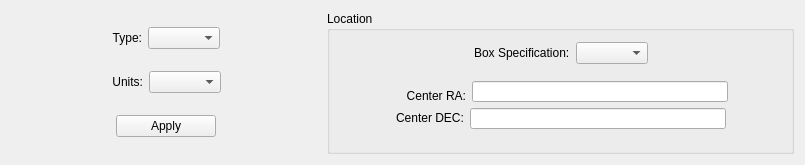
<?xml version="1.0" encoding="UTF-8"?>
<ui version="4.0">
 <class>SpectralPositioningWidgetClass</class>
 <widget class="QWidget" name="SpectralPositioningWidgetClass">
  <property name="geometry">
   <rect>
    <x>0</x>
    <y>0</y>
    <width>805</width>
    <height>156</height>
   </rect>
  </property>
  <property name="sizePolicy">
   <sizepolicy hsizetype="MinimumExpanding" vsizetype="Preferred">
    <horstretch>0</horstretch>
    <verstretch>0</verstretch>
   </sizepolicy>
  </property>
  <property name="minimumSize">
   <size>
    <width>747</width>
    <height>0</height>
   </size>
  </property>
  <property name="windowTitle">
   <string>SpectralPositioningWidget</string>
  </property>
  <layout class="QHBoxLayout" name="horizontalLayout" stretch="1,0">
   <item>
    <layout class="QVBoxLayout" name="verticalLayout_4">
     <item>
      <layout class="QHBoxLayout" name="horizontalLayout_18">
       <item>
        <spacer name="horizontalSpacer_17">
         <property name="orientation">
          <enum>Qt::Horizontal</enum>
         </property>
         <property name="sizeHint" stdset="0">
          <size>
           <width>40</width>
           <height>20</height>
          </size>
         </property>
        </spacer>
       </item>
       <item>
        <widget class="QLabel" name="methodLabel">
         <property name="text">
          <string>&lt;font color='black'&gt;Type:&lt;/font&gt;</string>
         </property>
         <property name="alignment">
          <set>Qt::AlignRight|Qt::AlignTrailing|Qt::AlignVCenter</set>
         </property>
        </widget>
       </item>
       <item>
        <widget class="QComboBox" name="positionTypeComboBox">
         <property name="toolTip">
          <string/>
         </property>
        </widget>
       </item>
       <item>
        <spacer name="horizontalSpacer_18">
         <property name="orientation">
          <enum>Qt::Horizontal</enum>
         </property>
         <property name="sizeHint" stdset="0">
          <size>
           <width>40</width>
           <height>20</height>
          </size>
         </property>
        </spacer>
       </item>
      </layout>
     </item>
     <item>
      <layout class="QHBoxLayout" name="horizontalLayout_10">
       <item>
        <spacer name="horizontalSpacer_16">
         <property name="orientation">
          <enum>Qt::Horizontal</enum>
         </property>
         <property name="sizeHint" stdset="0">
          <size>
           <width>40</width>
           <height>20</height>
          </size>
         </property>
        </spacer>
       </item>
       <item>
        <widget class="QLabel" name="unitLabel">
         <property name="text">
          <string>&lt;font color='black'&gt;Units:&lt;/font&gt;</string>
         </property>
         <property name="alignment">
          <set>Qt::AlignRight|Qt::AlignTrailing|Qt::AlignVCenter</set>
         </property>
        </widget>
       </item>
       <item>
        <widget class="QComboBox" name="unitComboBox">
         <property name="toolTip">
          <string>Use world or pixel coordinates to specify the position.</string>
         </property>
        </widget>
       </item>
       <item>
        <spacer name="horizontalSpacer">
         <property name="orientation">
          <enum>Qt::Horizontal</enum>
         </property>
         <property name="sizeHint" stdset="0">
          <size>
           <width>40</width>
           <height>20</height>
          </size>
         </property>
        </spacer>
       </item>
      </layout>
     </item>
     <item>
      <layout class="QHBoxLayout" name="horizontalLayout_19">
       <item>
        <spacer name="horizontalSpacer_4">
         <property name="orientation">
          <enum>Qt::Horizontal</enum>
         </property>
         <property name="sizeType">
          <enum>QSizePolicy::Fixed</enum>
         </property>
         <property name="sizeHint" stdset="0">
          <size>
           <width>10</width>
           <height>20</height>
          </size>
         </property>
        </spacer>
       </item>
       <item>
        <widget class="QPushButton" name="applyPositionButton">
         <property name="sizePolicy">
          <sizepolicy hsizetype="Preferred" vsizetype="Fixed">
           <horstretch>0</horstretch>
           <verstretch>0</verstretch>
          </sizepolicy>
         </property>
         <property name="maximumSize">
          <size>
           <width>100</width>
           <height>16777215</height>
          </size>
         </property>
         <property name="toolTip">
          <string>Sets the position of the spectrum to the coordinates specified.</string>
         </property>
         <property name="text">
          <string>Apply</string>
         </property>
        </widget>
       </item>
       <item>
        <spacer name="horizontalSpacer_5">
         <property name="orientation">
          <enum>Qt::Horizontal</enum>
         </property>
         <property name="sizeType">
          <enum>QSizePolicy::Fixed</enum>
         </property>
         <property name="sizeHint" stdset="0">
          <size>
           <width>10</width>
           <height>20</height>
          </size>
         </property>
        </spacer>
       </item>
      </layout>
     </item>
    </layout>
   </item>
   <item>
    <widget class="QGroupBox" name="groupBox">
     <property name="sizePolicy">
      <sizepolicy hsizetype="Preferred" vsizetype="Preferred">
       <horstretch>0</horstretch>
       <verstretch>0</verstretch>
      </sizepolicy>
     </property>
     <property name="title">
      <string>Location</string>
     </property>
     <layout class="QVBoxLayout" name="verticalLayout_5">
      <item>
       <layout class="QHBoxLayout" name="horizontalLayout_9" stretch="0,0,0">
        <property name="spacing">
         <number>-1</number>
        </property>
        <item>
         <spacer name="horizontalSpacer_2">
          <property name="orientation">
           <enum>Qt::Horizontal</enum>
          </property>
          <property name="sizeHint" stdset="0">
           <size>
            <width>40</width>
            <height>20</height>
           </size>
          </property>
         </spacer>
        </item>
        <item>
         <layout class="QHBoxLayout" name="horizontalLayout_8">
          <item>
           <widget class="QLabel" name="boxSpecLabel">
            <property name="sizePolicy">
             <sizepolicy hsizetype="Preferred" vsizetype="Fixed">
              <horstretch>0</horstretch>
              <verstretch>0</verstretch>
             </sizepolicy>
            </property>
            <property name="text">
             <string>&lt;!DOCTYPE HTML PUBLIC &quot;-//W3C//DTD HTML 4.0//EN&quot; &quot;http://www.w3.org/TR/REC-html40/strict.dtd&quot;&gt;
&lt;html&gt;&lt;head&gt;&lt;meta name=&quot;qrichtext&quot; content=&quot;1&quot; /&gt;&lt;style type=&quot;text/css&quot;&gt;
p, li { white-space: pre-wrap; }
&lt;/style&gt;&lt;/head&gt;&lt;body style=&quot; font-family:'Sans Serif'; font-size:9pt; font-weight:400; font-style:normal;&quot;&gt;
&lt;table style=&quot;-qt-table-type: root; margin-top:4px; margin-bottom:4px; margin-left:4px; margin-right:4px;&quot;&gt;
&lt;tr&gt;
&lt;td style=&quot;border: none;&quot;&gt;
&lt;p style=&quot; margin-top:0px; margin-bottom:0px; margin-left:0px; margin-right:0px; -qt-block-indent:0; text-indent:0px;&quot;&gt;&lt;span style=&quot; color:#000000;&quot;&gt;Box Specification:&lt;/span&gt;&lt;/p&gt;&lt;/td&gt;&lt;/tr&gt;&lt;/table&gt;&lt;/body&gt;&lt;/html&gt;</string>
            </property>
            <property name="alignment">
             <set>Qt::AlignRight|Qt::AlignTrailing|Qt::AlignVCenter</set>
            </property>
           </widget>
          </item>
          <item>
           <widget class="QComboBox" name="boxSpecCombo">
            <property name="toolTip">
             <string>Choose a method for specifying a rectangular region.</string>
            </property>
           </widget>
          </item>
         </layout>
        </item>
        <item>
         <spacer name="horizontalSpacer_3">
          <property name="orientation">
           <enum>Qt::Horizontal</enum>
          </property>
          <property name="sizeHint" stdset="0">
           <size>
            <width>40</width>
            <height>20</height>
           </size>
          </property>
         </spacer>
        </item>
       </layout>
      </item>
      <item>
       <widget class="QStackedWidget" name="stackedWidget">
        <property name="sizePolicy">
         <sizepolicy hsizetype="Preferred" vsizetype="MinimumExpanding">
          <horstretch>0</horstretch>
          <verstretch>0</verstretch>
         </sizepolicy>
        </property>
        <property name="minimumSize">
         <size>
          <width>0</width>
          <height>70</height>
         </size>
        </property>
        <property name="currentIndex">
         <number>1</number>
        </property>
        <widget class="QWidget" name="page">
         <layout class="QVBoxLayout" name="verticalLayout_6">
          <item>
           <layout class="QHBoxLayout" name="horizontalLayout_11">
            <item>
             <spacer name="horizontalSpacer_8">
              <property name="orientation">
               <enum>Qt::Horizontal</enum>
              </property>
              <property name="sizeHint" stdset="0">
               <size>
                <width>40</width>
                <height>20</height>
               </size>
              </property>
             </spacer>
            </item>
            <item>
             <widget class="QLabel" name="label">
              <property name="text">
               <string>&lt;!DOCTYPE HTML PUBLIC &quot;-//W3C//DTD HTML 4.0//EN&quot; &quot;http://www.w3.org/TR/REC-html40/strict.dtd&quot;&gt;
&lt;html&gt;&lt;head&gt;&lt;meta name=&quot;qrichtext&quot; content=&quot;1&quot; /&gt;&lt;style type=&quot;text/css&quot;&gt;
p, li { white-space: pre-wrap; }
&lt;/style&gt;&lt;/head&gt;&lt;body style=&quot; font-family:'Sans Serif'; font-size:9pt; font-weight:400; font-style:normal;&quot;&gt;
&lt;table style=&quot;-qt-table-type: root; margin-top:4px; margin-bottom:4px; margin-left:4px; margin-right:4px;&quot;&gt;
&lt;tr&gt;
&lt;td style=&quot;border: none;&quot;&gt;
&lt;p style=&quot; margin-top:0px; margin-bottom:0px; margin-left:0px; margin-right:0px; -qt-block-indent:0; text-indent:0px;&quot;&gt;&lt;span style=&quot; color:#000000;&quot;&gt;Center X:&lt;/span&gt;&lt;/p&gt;&lt;/td&gt;&lt;/tr&gt;&lt;/table&gt;&lt;/body&gt;&lt;/html&gt;</string>
              </property>
             </widget>
            </item>
            <item>
             <widget class="QLineEdit" name="pointXLineEdit">
              <property name="toolTip">
               <string>x-Coordinate in Pixels</string>
              </property>
             </widget>
            </item>
            <item>
             <spacer name="horizontalSpacer_9">
              <property name="orientation">
               <enum>Qt::Horizontal</enum>
              </property>
              <property name="sizeHint" stdset="0">
               <size>
                <width>40</width>
                <height>20</height>
               </size>
              </property>
             </spacer>
            </item>
           </layout>
          </item>
          <item>
           <layout class="QHBoxLayout" name="horizontalLayout_22">
            <item>
             <spacer name="horizontalSpacer_10">
              <property name="orientation">
               <enum>Qt::Horizontal</enum>
              </property>
              <property name="sizeHint" stdset="0">
               <size>
                <width>40</width>
                <height>20</height>
               </size>
              </property>
             </spacer>
            </item>
            <item>
             <widget class="QLabel" name="label_2">
              <property name="text">
               <string>&lt;font color='black'&gt;Center Y:&lt;/font&gt;</string>
              </property>
             </widget>
            </item>
            <item>
             <widget class="QLineEdit" name="pointYLineEdit">
              <property name="toolTip">
               <string>y-Coordinate in Pixels</string>
              </property>
             </widget>
            </item>
            <item>
             <spacer name="horizontalSpacer_11">
              <property name="orientation">
               <enum>Qt::Horizontal</enum>
              </property>
              <property name="sizeHint" stdset="0">
               <size>
                <width>40</width>
                <height>20</height>
               </size>
              </property>
             </spacer>
            </item>
           </layout>
          </item>
         </layout>
        </widget>
        <widget class="QWidget" name="page_3">
         <layout class="QVBoxLayout" name="verticalLayout_7">
          <item>
           <layout class="QHBoxLayout" name="horizontalLayout_21">
            <item>
             <spacer name="horizontalSpacer_12">
              <property name="orientation">
               <enum>Qt::Horizontal</enum>
              </property>
              <property name="sizeHint" stdset="0">
               <size>
                <width>40</width>
                <height>20</height>
               </size>
              </property>
             </spacer>
            </item>
            <item>
             <layout class="QHBoxLayout" name="horizontalLayout_12">
              <item>
               <widget class="QLabel" name="label_3">
                <property name="minimumSize">
                 <size>
                  <width>72</width>
                  <height>30</height>
                 </size>
                </property>
                <property name="text">
                 <string>&lt;font color='black'&gt;Center RA:&lt;/font&gt;</string>
                </property>
                <property name="alignment">
                 <set>Qt::AlignRight|Qt::AlignTrailing|Qt::AlignVCenter</set>
                </property>
               </widget>
              </item>
              <item>
               <widget class="QLineEdit" name="pointRALineEdit">
                <property name="minimumSize">
                 <size>
                  <width>256</width>
                  <height>0</height>
                 </size>
                </property>
                <property name="toolTip">
                 <string>Right Ascension Seconds</string>
                </property>
               </widget>
              </item>
             </layout>
            </item>
            <item>
             <spacer name="horizontalSpacer_13">
              <property name="orientation">
               <enum>Qt::Horizontal</enum>
              </property>
              <property name="sizeHint" stdset="0">
               <size>
                <width>40</width>
                <height>20</height>
               </size>
              </property>
             </spacer>
            </item>
           </layout>
          </item>
          <item>
           <layout class="QHBoxLayout" name="horizontalLayout_23">
            <item>
             <spacer name="horizontalSpacer_14">
              <property name="orientation">
               <enum>Qt::Horizontal</enum>
              </property>
              <property name="sizeHint" stdset="0">
               <size>
                <width>40</width>
                <height>20</height>
               </size>
              </property>
             </spacer>
            </item>
            <item>
             <layout class="QHBoxLayout" name="horizontalLayout_13">
              <item>
               <widget class="QLabel" name="label_4">
                <property name="text">
                 <string>&lt;font color='Black'&gt;Center DEC:&lt;/font&gt;</string>
                </property>
               </widget>
              </item>
              <item>
               <widget class="QLineEdit" name="pointDECLineEdit">
                <property name="minimumSize">
                 <size>
                  <width>256</width>
                  <height>0</height>
                 </size>
                </property>
                <property name="toolTip">
                 <string>Right Ascension Seconds</string>
                </property>
               </widget>
              </item>
             </layout>
            </item>
            <item>
             <spacer name="horizontalSpacer_15">
              <property name="orientation">
               <enum>Qt::Horizontal</enum>
              </property>
              <property name="sizeHint" stdset="0">
               <size>
                <width>40</width>
                <height>20</height>
               </size>
              </property>
             </spacer>
            </item>
           </layout>
          </item>
         </layout>
        </widget>
        <widget class="QWidget" name="page_4">
         <layout class="QVBoxLayout" name="verticalLayout">
          <item>
           <layout class="QHBoxLayout" name="horizontalLayout_20">
            <item>
             <spacer name="horizontalSpacer_6">
              <property name="orientation">
               <enum>Qt::Horizontal</enum>
              </property>
              <property name="sizeHint" stdset="0">
               <size>
                <width>40</width>
                <height>20</height>
               </size>
              </property>
             </spacer>
            </item>
            <item>
             <layout class="QGridLayout" name="gridLayout_3">
              <property name="verticalSpacing">
               <number>1</number>
              </property>
              <item row="0" column="0">
               <layout class="QHBoxLayout" name="horizontalLayout_14">
                <item>
                 <widget class="QLabel" name="pixX1Label">
                  <property name="text">
                   <string>&lt;!DOCTYPE HTML PUBLIC &quot;-//W3C//DTD HTML 4.0//EN&quot; &quot;http://www.w3.org/TR/REC-html40/strict.dtd&quot;&gt;
&lt;html&gt;&lt;head&gt;&lt;meta name=&quot;qrichtext&quot; content=&quot;1&quot; /&gt;&lt;style type=&quot;text/css&quot;&gt;
p, li { white-space: pre-wrap; }
&lt;/style&gt;&lt;/head&gt;&lt;body style=&quot; font-family:'Sans Serif'; font-size:9pt; font-weight:400; font-style:normal;&quot;&gt;
&lt;table border=&quot;0&quot; style=&quot;-qt-table-type: root; margin-top:4px; margin-bottom:4px; margin-left:4px; margin-right:4px;&quot;&gt;
&lt;tr&gt;
&lt;td style=&quot;border: none;&quot;&gt;
&lt;p style=&quot; margin-top:0px; margin-bottom:0px; margin-left:0px; margin-right:0px; -qt-block-indent:0; text-indent:0px;&quot;&gt;&lt;span style=&quot; color:#000000;&quot;&gt;BLC X:&lt;/span&gt;&lt;/p&gt;&lt;/td&gt;&lt;/tr&gt;&lt;/table&gt;&lt;/body&gt;&lt;/html&gt;</string>
                  </property>
                  <property name="alignment">
                   <set>Qt::AlignRight|Qt::AlignTrailing|Qt::AlignVCenter</set>
                  </property>
                 </widget>
                </item>
                <item>
                 <widget class="QLineEdit" name="boxPixBLCXLineEdit">
                  <property name="sizePolicy">
                   <sizepolicy hsizetype="Preferred" vsizetype="Fixed">
                    <horstretch>128</horstretch>
                    <verstretch>21</verstretch>
                   </sizepolicy>
                  </property>
                  <property name="minimumSize">
                   <size>
                    <width>128</width>
                    <height>21</height>
                   </size>
                  </property>
                  <property name="baseSize">
                   <size>
                    <width>128</width>
                    <height>21</height>
                   </size>
                  </property>
                  <property name="toolTip">
                   <string>x-Coordinate in Pixels</string>
                  </property>
                 </widget>
                </item>
               </layout>
              </item>
              <item row="0" column="1">
               <layout class="QHBoxLayout" name="horizontalLayout_16">
                <item>
                 <widget class="QLabel" name="pixX2Label">
                  <property name="minimumSize">
                   <size>
                    <width>45</width>
                    <height>0</height>
                   </size>
                  </property>
                  <property name="maximumSize">
                   <size>
                    <width>45</width>
                    <height>16777215</height>
                   </size>
                  </property>
                  <property name="text">
                   <string>&lt;font color='black'&gt;TRC X:&lt;/font&gt;</string>
                  </property>
                  <property name="alignment">
                   <set>Qt::AlignRight|Qt::AlignTrailing|Qt::AlignVCenter</set>
                  </property>
                 </widget>
                </item>
                <item>
                 <widget class="QLineEdit" name="boxPixTRCXLineEdit">
                  <property name="sizePolicy">
                   <sizepolicy hsizetype="Preferred" vsizetype="Fixed">
                    <horstretch>128</horstretch>
                    <verstretch>21</verstretch>
                   </sizepolicy>
                  </property>
                  <property name="toolTip">
                   <string>x-Coordinate in Pixels</string>
                  </property>
                 </widget>
                </item>
               </layout>
              </item>
              <item row="1" column="0">
               <layout class="QHBoxLayout" name="horizontalLayout_15">
                <item>
                 <widget class="QLabel" name="pixY1Label">
                  <property name="minimumSize">
                   <size>
                    <width>38</width>
                    <height>32</height>
                   </size>
                  </property>
                  <property name="text">
                   <string>&lt;!DOCTYPE HTML PUBLIC &quot;-//W3C//DTD HTML 4.0//EN&quot; &quot;http://www.w3.org/TR/REC-html40/strict.dtd&quot;&gt;
&lt;html&gt;&lt;head&gt;&lt;meta name=&quot;qrichtext&quot; content=&quot;1&quot; /&gt;&lt;style type=&quot;text/css&quot;&gt;
p, li { white-space: pre-wrap; }
&lt;/style&gt;&lt;/head&gt;&lt;body style=&quot; font-family:'Sans Serif'; font-size:9pt; font-weight:400; font-style:normal;&quot;&gt;
&lt;table style=&quot;-qt-table-type: root; margin-top:4px; margin-bottom:4px; margin-left:4px; margin-right:4px;&quot;&gt;
&lt;tr&gt;
&lt;td style=&quot;border: none;&quot;&gt;
&lt;p style=&quot; margin-top:0px; margin-bottom:0px; margin-left:0px; margin-right:0px; -qt-block-indent:0; text-indent:0px;&quot;&gt;&lt;span style=&quot; color:#000000;&quot;&gt;BLC Y:&lt;/span&gt;&lt;/p&gt;&lt;/td&gt;&lt;/tr&gt;&lt;/table&gt;&lt;/body&gt;&lt;/html&gt;</string>
                  </property>
                  <property name="alignment">
                   <set>Qt::AlignRight|Qt::AlignTrailing|Qt::AlignVCenter</set>
                  </property>
                 </widget>
                </item>
                <item>
                 <widget class="QLineEdit" name="boxPixBLCYLineEdit">
                  <property name="sizePolicy">
                   <sizepolicy hsizetype="Preferred" vsizetype="Fixed">
                    <horstretch>128</horstretch>
                    <verstretch>21</verstretch>
                   </sizepolicy>
                  </property>
                  <property name="maximumSize">
                   <size>
                    <width>128</width>
                    <height>21</height>
                   </size>
                  </property>
                  <property name="toolTip">
                   <string>y-Coordinate in Pixels</string>
                  </property>
                 </widget>
                </item>
               </layout>
              </item>
              <item row="1" column="1">
               <layout class="QHBoxLayout" name="horizontalLayout_17">
                <item>
                 <widget class="QLabel" name="pixY2Label">
                  <property name="minimumSize">
                   <size>
                    <width>45</width>
                    <height>34</height>
                   </size>
                  </property>
                  <property name="maximumSize">
                   <size>
                    <width>45</width>
                    <height>33</height>
                   </size>
                  </property>
                  <property name="text">
                   <string>&lt;font color='black'&gt;TRC Y:&lt;/font&gt;</string>
                  </property>
                  <property name="alignment">
                   <set>Qt::AlignRight|Qt::AlignTrailing|Qt::AlignVCenter</set>
                  </property>
                 </widget>
                </item>
                <item>
                 <widget class="QLineEdit" name="boxPixTRCYLineEdit">
                  <property name="sizePolicy">
                   <sizepolicy hsizetype="Preferred" vsizetype="Fixed">
                    <horstretch>128</horstretch>
                    <verstretch>21</verstretch>
                   </sizepolicy>
                  </property>
                  <property name="maximumSize">
                   <size>
                    <width>128</width>
                    <height>21</height>
                   </size>
                  </property>
                  <property name="toolTip">
                   <string>y-Coordinate in Pixels</string>
                  </property>
                 </widget>
                </item>
               </layout>
              </item>
             </layout>
            </item>
            <item>
             <spacer name="horizontalSpacer_7">
              <property name="orientation">
               <enum>Qt::Horizontal</enum>
              </property>
              <property name="sizeHint" stdset="0">
               <size>
                <width>40</width>
                <height>20</height>
               </size>
              </property>
             </spacer>
            </item>
           </layout>
          </item>
         </layout>
        </widget>
        <widget class="QWidget" name="page_2">
         <layout class="QHBoxLayout" name="horizontalLayout_4">
          <item>
           <layout class="QGridLayout" name="gridLayout">
            <item row="0" column="0">
             <layout class="QHBoxLayout" name="horizontalLayout_3">
              <item>
               <widget class="QLabel" name="ra1Label">
                <property name="minimumSize">
                 <size>
                  <width>53</width>
                  <height>21</height>
                 </size>
                </property>
                <property name="maximumSize">
                 <size>
                  <width>60</width>
                  <height>32</height>
                 </size>
                </property>
                <property name="text">
                 <string>&lt;!DOCTYPE HTML PUBLIC &quot;-//W3C//DTD HTML 4.0//EN&quot; &quot;http://www.w3.org/TR/REC-html40/strict.dtd&quot;&gt;
&lt;html&gt;&lt;head&gt;&lt;meta name=&quot;qrichtext&quot; content=&quot;1&quot; /&gt;&lt;style type=&quot;text/css&quot;&gt;
p, li { white-space: pre-wrap; }
&lt;/style&gt;&lt;/head&gt;&lt;body style=&quot; font-family:'Sans Serif'; font-size:9pt; font-weight:400; font-style:normal;&quot;&gt;
&lt;table border=&quot;0&quot; style=&quot;-qt-table-type: root; margin-top:4px; margin-bottom:4px; margin-left:4px; margin-right:4px;&quot;&gt;
&lt;tr&gt;
&lt;td style=&quot;border: none;&quot;&gt;
&lt;p style=&quot; margin-top:0px; margin-bottom:0px; margin-left:0px; margin-right:0px; -qt-block-indent:0; text-indent:0px;&quot;&gt;&lt;span style=&quot; color:#000000;&quot;&gt;TLC RA:&lt;/span&gt;&lt;/p&gt;&lt;/td&gt;&lt;/tr&gt;&lt;/table&gt;&lt;/body&gt;&lt;/html&gt;</string>
                </property>
                <property name="alignment">
                 <set>Qt::AlignRight|Qt::AlignTrailing|Qt::AlignVCenter</set>
                </property>
               </widget>
              </item>
              <item>
               <widget class="QLineEdit" name="blcxLineEdit"/>
              </item>
             </layout>
            </item>
            <item row="0" column="1">
             <layout class="QHBoxLayout" name="horizontalLayout_2">
              <item>
               <widget class="QLabel" name="ra2Label">
                <property name="sizePolicy">
                 <sizepolicy hsizetype="Preferred" vsizetype="Preferred">
                  <horstretch>53</horstretch>
                  <verstretch>32</verstretch>
                 </sizepolicy>
                </property>
                <property name="minimumSize">
                 <size>
                  <width>60</width>
                  <height>32</height>
                 </size>
                </property>
                <property name="maximumSize">
                 <size>
                  <width>60</width>
                  <height>32</height>
                 </size>
                </property>
                <property name="text">
                 <string>&lt;!DOCTYPE HTML PUBLIC &quot;-//W3C//DTD HTML 4.0//EN&quot; &quot;http://www.w3.org/TR/REC-html40/strict.dtd&quot;&gt;
&lt;html&gt;&lt;head&gt;&lt;meta name=&quot;qrichtext&quot; content=&quot;1&quot; /&gt;&lt;style type=&quot;text/css&quot;&gt;
p, li { white-space: pre-wrap; }
&lt;/style&gt;&lt;/head&gt;&lt;body style=&quot; font-family:'Sans Serif'; font-size:9pt; font-weight:400; font-style:normal;&quot;&gt;
&lt;table border=&quot;0&quot; style=&quot;-qt-table-type: root; margin-top:4px; margin-bottom:4px; margin-left:4px; margin-right:4px;&quot;&gt;
&lt;tr&gt;
&lt;td style=&quot;border: none;&quot;&gt;
&lt;p style=&quot; margin-top:0px; margin-bottom:0px; margin-left:0px; margin-right:0px; -qt-block-indent:0; text-indent:0px;&quot;&gt;&lt;span style=&quot; color:#000000;&quot;&gt;Length:&lt;/span&gt;&lt;/p&gt;&lt;/td&gt;&lt;/tr&gt;&lt;/table&gt;&lt;/body&gt;&lt;/html&gt;</string>
                </property>
                <property name="alignment">
                 <set>Qt::AlignRight|Qt::AlignTrailing|Qt::AlignVCenter</set>
                </property>
               </widget>
              </item>
              <item>
               <widget class="QLineEdit" name="trcxLineEdit"/>
              </item>
             </layout>
            </item>
            <item row="1" column="0">
             <layout class="QHBoxLayout" name="horizontalLayout_7">
              <item>
               <widget class="QLabel" name="dec1Label">
                <property name="maximumSize">
                 <size>
                  <width>60</width>
                  <height>32</height>
                 </size>
                </property>
                <property name="text">
                 <string>&lt;!DOCTYPE HTML PUBLIC &quot;-//W3C//DTD HTML 4.0//EN&quot; &quot;http://www.w3.org/TR/REC-html40/strict.dtd&quot;&gt;
&lt;html&gt;&lt;head&gt;&lt;meta name=&quot;qrichtext&quot; content=&quot;1&quot; /&gt;&lt;style type=&quot;text/css&quot;&gt;
p, li { white-space: pre-wrap; }
&lt;/style&gt;&lt;/head&gt;&lt;body style=&quot; font-family:'Sans Serif'; font-size:9pt; font-weight:400; font-style:normal;&quot;&gt;
&lt;table border=&quot;0&quot; style=&quot;-qt-table-type: root; margin-top:4px; margin-bottom:4px; margin-left:4px; margin-right:4px;&quot;&gt;
&lt;tr&gt;
&lt;td style=&quot;border: none;&quot;&gt;
&lt;p style=&quot; margin-top:0px; margin-bottom:0px; margin-left:0px; margin-right:0px; -qt-block-indent:0; text-indent:0px;&quot;&gt;&lt;span style=&quot; color:#000000;&quot;&gt;TLC DEC:&lt;/span&gt;&lt;/p&gt;&lt;/td&gt;&lt;/tr&gt;&lt;/table&gt;&lt;/body&gt;&lt;/html&gt;</string>
                </property>
                <property name="alignment">
                 <set>Qt::AlignRight|Qt::AlignTrailing|Qt::AlignVCenter</set>
                </property>
               </widget>
              </item>
              <item>
               <widget class="QLineEdit" name="blcyLineEdit"/>
              </item>
             </layout>
            </item>
            <item row="1" column="1">
             <layout class="QHBoxLayout" name="horizontalLayout_6">
              <item>
               <widget class="QLabel" name="dec2Label">
                <property name="sizePolicy">
                 <sizepolicy hsizetype="Preferred" vsizetype="Preferred">
                  <horstretch>53</horstretch>
                  <verstretch>32</verstretch>
                 </sizepolicy>
                </property>
                <property name="minimumSize">
                 <size>
                  <width>60</width>
                  <height>32</height>
                 </size>
                </property>
                <property name="maximumSize">
                 <size>
                  <width>60</width>
                  <height>32</height>
                 </size>
                </property>
                <property name="text">
                 <string>&lt;!DOCTYPE HTML PUBLIC &quot;-//W3C//DTD HTML 4.0//EN&quot; &quot;http://www.w3.org/TR/REC-html40/strict.dtd&quot;&gt;
&lt;html&gt;&lt;head&gt;&lt;meta name=&quot;qrichtext&quot; content=&quot;1&quot; /&gt;&lt;style type=&quot;text/css&quot;&gt;
p, li { white-space: pre-wrap; }
&lt;/style&gt;&lt;/head&gt;&lt;body style=&quot; font-family:'Sans Serif'; font-size:9pt; font-weight:400; font-style:normal;&quot;&gt;
&lt;table border=&quot;0&quot; style=&quot;-qt-table-type: root; margin-top:4px; margin-bottom:4px; margin-left:4px; margin-right:4px;&quot;&gt;
&lt;tr&gt;
&lt;td style=&quot;border: none;&quot;&gt;
&lt;p style=&quot; margin-top:0px; margin-bottom:0px; margin-left:0px; margin-right:0px; -qt-block-indent:0; text-indent:0px;&quot;&gt;&lt;span style=&quot; color:#000000;&quot;&gt;Height:&lt;/span&gt;&lt;/p&gt;&lt;/td&gt;&lt;/tr&gt;&lt;/table&gt;&lt;/body&gt;&lt;/html&gt;</string>
                </property>
                <property name="alignment">
                 <set>Qt::AlignRight|Qt::AlignTrailing|Qt::AlignVCenter</set>
                </property>
               </widget>
              </item>
              <item>
               <widget class="QLineEdit" name="trcyLineEdit"/>
              </item>
             </layout>
            </item>
           </layout>
          </item>
         </layout>
        </widget>
       </widget>
      </item>
     </layout>
    </widget>
   </item>
  </layout>
 </widget>
 <layoutdefault spacing="6" margin="11"/>
 <resources/>
 <connections/>
</ui>
